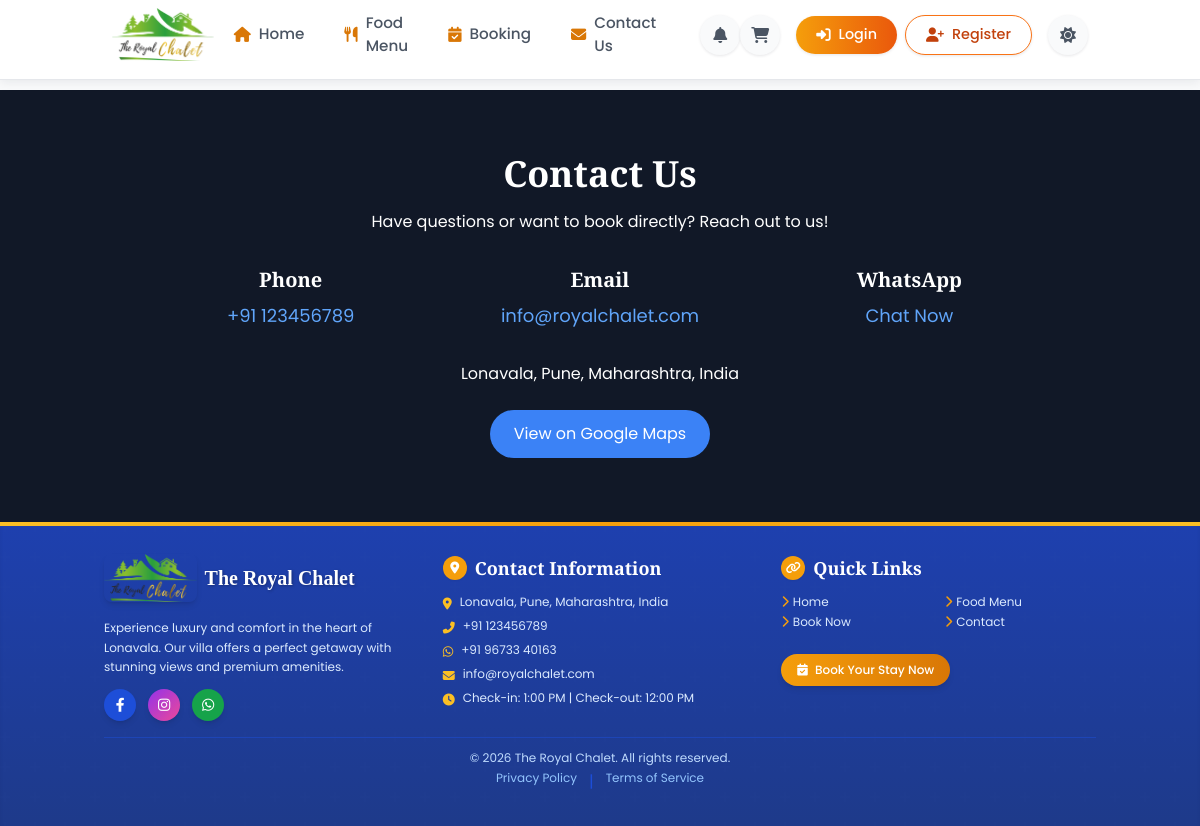
Page /contact-us on the committed database.
### models.py (models this page shows)
class VillaSettings(db.Model):
    id = db.Column(db.Integer, primary_key=True)
    setting_key = db.Column(db.String(100), unique=True, nullable=False)
    setting_value = db.Column(db.Text, nullable=False)
    description = db.Column(db.String(200))
    updated_at = db.Column(db.DateTime, default=lambda: datetime.now(timezone.utc), onupdate=lambda: datetime.now(timezone.utc))

### app.py (the view)
@app.route('/contact-us')
def contact_us():
    return render_template('standalone_contact.html')

### app.py (called while the page is built)
@app.context_processor
def inject_now():
    return {'now': datetime.now()}

@app.template_filter('format_time')
def format_time(value):
    try:
        if ':' in value:
            hours, minutes = map(int, value.split(':'))
            period = 'AM' if hours < 12 else 'PM'
            hours = hours % 12
            if hours == 0:
                hours = 12
            return f"{hours}:{minutes:02d} {period}"
        return value
    except (ValueError, AttributeError):
        return value

@app.context_processor
def inject_settings():
    settings = {}
    try:
        for setting in VillaSettings.query.all():
            settings[setting.setting_key] = setting.setting_value
    except:
        pass
    return {'villa_settings': settings}

@app.after_request
def add_header(response):
    if 'Cache-Control' not in response.headers:
        response.headers['Cache-Control'] = 'public, max-age=31536000'
    return response

### templates/standalone_contact.html
{% extends 'base.html' %}
{% block content %}
<section class="py-16 bg-gray-900 text-white">
  <div class="container mx-auto px-4 text-center">
    <h2 class="text-4xl font-bold mb-4">Contact Us</h2>
    <p class="mb-8">Have questions or want to book directly? Reach out to us!</p>
    <div class="grid grid-cols-1 md:grid-cols-3 gap-8 max-w-4xl mx-auto">
      <div class="text-center">
        <h3 class="text-xl font-bold mb-2">Phone</h3>
        <a href="tel:{{ villa_settings.get('contact_phone', '+91 96733 40163') }}" class="text-blue-400 hover:text-blue-300 text-lg">
          {{ villa_settings.get('contact_phone', '+91 96733 40163') }}
        </a>
      </div>
      <div class="text-center">
        <h3 class="text-xl font-bold mb-2">Email</h3>
        <a href="mailto:{{ villa_settings.get('contact_email', 'info@theroyalchalet.com') }}" class="text-blue-400 hover:text-blue-300 text-lg">
          {{ villa_settings.get('contact_email', 'info@theroyalchalet.com') }}
        </a>
      </div>
      <div class="text-center">
        <h3 class="text-xl font-bold mb-2">WhatsApp</h3>
        <a href="https://wa.me/{{ villa_settings.get('contact_whatsapp', '919673340163') }}?text=Hello%2C%20I%20am%20interested%20in%20booking%20The%20Royal%20Chalet." class="text-blue-400 hover:text-blue-300 text-lg">
          Chat Now
        </a>
      </div>
    </div>
    <p class="mt-8">{{ villa_settings.get('contact_address', 'Lonavala, Pune, Maharashtra, India') }}</p>
    <div class="mt-6">
      <a href="{{ villa_settings.get('google_maps_link', 'https://maps.app.goo.gl/keAEvCm7eewRqUiL7') }}" target="_blank" class="inline-block bg-blue-500 hover:bg-blue-600 text-white px-6 py-3 rounded-full transition-all duration-300">
        View on Google Maps
      </a>
    </div>
  </div>
</section>
{% endblock %}

### templates/base.html (shortened to what this page needs)
<!DOCTYPE html>
<html lang="en">
<head>
    <script src="https://cdn.tailwindcss.com"></script>
    <link rel="stylesheet" href="{{ url_for('static', filename='css/styles.min.css') }}">
    <link rel="stylesheet" href="https://unpkg.com/aos@2.3.1/dist/aos.css" />
    <link rel="stylesheet" href="https://cdnjs.cloudflare.com/ajax/libs/font-awesome/6.4.0/css/all.min.css">
</head>
<body class="bg-gray-50 dark:bg-slate-950 text-gray-800 dark:text-slate-100 min-h-screen flex flex-col transition-colors duration-300">
    <nav class="bg-white/95 dark:bg-slate-900/95 dark:backdrop-blur-md fixed w-full top-0 z-[1000] transition-all duration-300 border-b border-gray-200 dark:border-slate-700/80 header-nav">
      <div class="container mx-auto px-4 md:px-6">
        <div class="flex justify-between items-center h-full">
          <a href="{{ url_for('index') }}" class="flex items-center">
            <div class="logo-container">
              <img src="{{ url_for('static', filename='Rc.png') }}"
                 alt="Royal Chalet Logo"
                 class="h-full w-auto object-contain">
            </div>
          </a>
          <div class="hidden lg:flex items-center">
            <div class="flex">
              <a href="{{ url_for('index') }}" class="nav-item flex items-center {% if request.path == url_for('index') %}active{% endif %}">
                <i class="fas fa-home mr-2 text-amber-600"></i>Home
              </a>
              <a href="{{ url_for('menu') }}" class="nav-item flex items-center {% if request.path == url_for('menu') %}active{% endif %}">
                <i class="fas fa-utensils mr-2 text-amber-600"></i>Food Menu
              </a>
              <a href="{{ url_for('booking') }}" class="nav-item flex items-center {% if request.path == url_for('booking') %}active{% endif %}">
                <i class="fas fa-calendar-check mr-2 text-amber-600"></i>Booking
              </a>
              <a href="{{ url_for('contact') }}" class="nav-item flex items-center {% if request.path == url_for('contact') %}active{% endif %}">
                <i class="fas fa-envelope mr-2 text-amber-600"></i>Contact Us
              </a>
            </div>
            <div class="ml-6 flex items-center">
              <a href="{{ url_for('notifications_page') }}" class="icon-button relative {% if request.path == url_for('notifications_page') %}bg-amber-100 text-amber-600{% endif %}">
                <i class="fas fa-bell"></i>
                {% set unread_count = current_user.notifications|selectattr('is_read', 'equalto', false)|list|length if current_user.is_authenticated else 0 %}
              </a>
              <a href="{{ url_for('cart') }}" class="icon-button relative {% if request.path == url_for('cart') %}bg-amber-100 text-amber-600{% endif %}">
                <i class="fas fa-shopping-cart"></i>
              </a>
              {% if current_user.is_authenticated %}
                <div class="flex items-center ml-4">
                  <a href="{{ url_for('profile') }}" class="profile-button">
                    <i class="fas fa-user-circle text-amber-600 mr-2"></i>
                    <span class="max-w-[120px] truncate font-medium">{{ current_user.username }}</span>
                  </a>
                  {% if current_user.is_admin %}
                    <a href="{{ url_for('admin_dashboard') }}" class="icon-button ml-2" title="Admin Dashboard">
                      <i class="fas fa-cog"></i>
                    </a>
                  {% endif %}
                  <a href="{{ url_for('logout') }}" class="icon-button ml-2" title="Logout">
                    <i class="fas fa-sign-out-alt"></i>
                  </a>
                </div>
              {% else %}
                <div class="flex items-center ml-4">
                  <a href="{{ url_for('login') }}" class="auth-button login-button">
                    <i class="fas fa-sign-in-alt mr-2"></i> Login
                  </a>
                  <a href="{{ url_for('register') }}" class="auth-button register-button ml-2">
                    <i class="fas fa-user-plus mr-2"></i> Register
                  </a>
                </div>
              {% endif %}
              <button id="theme-toggle" class="icon-button ml-4" title="Toggle Dark Mode">
                <i class="fas fa-sun dark:hidden"></i>
              </button>
            </div>
          </div>
        </div>
      </div>
                {% set unread_count = current_user.notifications|selectattr('is_read', 'equalto', false)|list|length if current_user.is_authenticated else 0 %}
    </nav>
    <div class="content-wrapper">
    <main class="flex-grow pb-20 md:pb-0">
      {% block content %}{% endblock %}
    </main>
    <footer class="bg-gradient-to-b from-blue-800 to-blue-900 dark:from-gray-800 dark:to-gray-900 text-white py-8 shadow-inner transition-colors duration-300 relative overflow-hidden">
      <div class="absolute top-0 left-0 w-full h-1 bg-gradient-to-r from-amber-400 via-amber-500 to-amber-400"></div>
      <div class="absolute inset-0 bg-pattern opacity-5"></div>
      <div class="container mx-auto px-4 relative z-10">
        <div class="grid grid-cols-1 md:grid-cols-3 gap-6">
          <div class="flex flex-col items-center md:items-start space-y-3">
            <div class="flex items-center mb-1">
              <img src="{{ url_for('static', filename='Rc.png') }}"
                 alt="The Royal Chalet Logo"
                 class="h-12 w-auto rounded-lg shadow-md mix-blend-multiply mr-2">
              <h3 class="text-xl font-bold text-white">
                <span class="block" style="font-family: 'Brush Script MT', 'Great Vibes', 'Allura', cursive; text-shadow: 1px 1px 3px rgba(0,0,0,0.3);">
                  The Royal Chalet
                </span>
              </h3>
            </div>
            <p class="text-blue-100 dark:text-gray-300 text-xs leading-relaxed text-center md:text-left">
              Experience luxury and comfort in the heart of Lonavala. Our villa offers a perfect getaway with stunning views and premium amenities.
            </p>
            <div class="flex space-x-3 mt-2">
              <a href="https://www.facebook.com/profile.php?id=100092981711228&mibextid=rS40aB7S9Ucbxw6v" target="_blank" rel="noopener noreferrer"
                 class="bg-blue-700 hover:bg-blue-600 w-8 h-8 rounded-full flex items-center justify-center transition-all duration-300 shadow-md hover:shadow-lg hover:-translate-y-1">
                <i class="fab fa-facebook-f text-sm"></i>
              </a>
              <a href="https://www.instagram.com/villa_theroyalchalet?igsh=eWZlbTR0djFvbjIw" target="_blank" rel="noopener noreferrer"
                 class="bg-gradient-to-br from-purple-600 to-pink-500 hover:from-purple-500 hover:to-pink-400 w-8 h-8 rounded-full flex items-center justify-center transition-all duration-300 shadow-md hover:shadow-lg hover:-translate-y-1">
                <i class="fab fa-instagram text-sm"></i>
              </a>
              <a href="https://wa.me/917420080555" target="_blank" rel="noopener noreferrer"
                 class="bg-green-600 hover:bg-green-500 w-8 h-8 rounded-full flex items-center justify-center transition-all duration-300 shadow-md hover:shadow-lg hover:-translate-y-1">
                <i class="fab fa-whatsapp text-sm"></i>
              </a>
            </div>
          </div>
          <div class="flex flex-col items-center md:items-start">
            <h3 class="text-lg font-semibold mb-3 flex items-center">
              <span class="w-6 h-6 bg-amber-500 rounded-full flex items-center justify-center mr-2 shadow-sm">
                <i class="fas fa-map-marker-alt text-white text-xs"></i>
              </span>
              Contact Information
            </h3>
            <div class="space-y-2 text-xs">
              <p class="text-blue-100 dark:text-gray-300 flex items-start">
                <i class="fas fa-map-marker-alt text-amber-400 mr-2 mt-1"></i>
                <span>{{ villa_settings.get('contact_address', 'Lonavala, Pune, Maharashtra') }}</span>
              </p>
              <p class="text-blue-100 dark:text-gray-300 flex items-start">
                <i class="fas fa-phone-alt text-amber-400 mr-2 mt-1"></i>
                <span>{{ villa_settings.get('contact_phone', '+91 7420080555') }}</span>
              </p>
              <p class="text-blue-100 dark:text-gray-300 flex items-start">
                <i class="fab fa-whatsapp text-amber-400 mr-2 mt-1"></i>
                <span>{{ villa_settings.get('contact_whatsapp', '+91 7420080555') }}</span>
              </p>
              <p class="text-blue-100 dark:text-gray-300 flex items-start">
                <i class="fas fa-envelope text-amber-400 mr-2 mt-1"></i>
                <span>{{ villa_settings.get('contact_email', 'info@theroyalchalet.com') }}</span>
              </p>
              <p class="text-blue-100 dark:text-gray-300 flex items-start">
                <i class="fas fa-clock text-amber-400 mr-2 mt-1"></i>
                <span>Check-in: {{ villa_settings.get('check_in_time', '14:00') | format_time }} | Check-out: {{ villa_settings.get('check_out_time', '11:00') | format_time }}</span>
              </p>
            </div>
          </div>
          <div class="flex flex-col">
            <h3 class="text-lg font-semibold mb-3 flex items-center justify-center md:justify-start">
              <span class="w-6 h-6 bg-amber-500 rounded-full flex items-center justify-center mr-2 shadow-sm">
                <i class="fas fa-link text-white text-xs"></i>
              </span>
              Quick Links
            </h3>
            <div class="grid grid-cols-2 gap-x-3 gap-y-1 mb-4 text-xs">
              <a href="{{ url_for('index') }}" class="text-blue-100 dark:text-gray-300 hover:text-amber-400 dark:hover:text-amber-400 transition-colors duration-300 flex items-center">
                <i class="fas fa-chevron-right text-xs mr-1 text-amber-500"></i>Home
              </a>
              <a href="{{ url_for('menu') }}" class="text-blue-100 dark:text-gray-300 hover:text-amber-400 dark:hover:text-amber-400 transition-colors duration-300 flex items-center">
                <i class="fas fa-chevron-right text-xs mr-1 text-amber-500"></i>Food Menu
              </a>
              <a href="{{ url_for('booking') }}" class="text-blue-100 dark:text-gray-300 hover:text-amber-400 dark:hover:text-amber-400 transition-colors duration-300 flex items-center">
                <i class="fas fa-chevron-right text-xs mr-1 text-amber-500"></i>Book Now
              </a>
              <a href="{{ url_for('contact') }}" class="text-blue-100 dark:text-gray-300 hover:text-amber-400 dark:hover:text-amber-400 transition-colors duration-300 flex items-center">
                <i class="fas fa-chevron-right text-xs mr-1 text-amber-500"></i>Contact
              </a>
            </div>
            <div class="mt-2 flex justify-center md:justify-start">
              <a href="{{ url_for('booking') }}" class="inline-block bg-gradient-to-r from-amber-500 to-amber-600 hover:from-amber-400 hover:to-amber-500 text-white px-4 py-2 rounded-full text-xs font-medium transition-all duration-300 shadow-md hover:shadow-lg transform hover:-translate-y-1">
                <i class="fas fa-calendar-check mr-1"></i> Book Your Stay Now
              </a>
            </div>
          </div>
        </div>
        <div class="mt-4 pt-3 border-t border-blue-700/50 dark:border-gray-700/50 text-center">
          <p class="text-blue-200 dark:text-gray-400 text-xs">&copy; {{ now.year }} The Royal Chalet. All rights reserved.</p>
          <div class="mt-1 flex justify-center space-x-3">
            <a href="#" class="text-blue-300 dark:text-gray-500 hover:text-amber-400 dark:hover:text-amber-400 text-xs transition-colors duration-300">Privacy Policy</a>
            <span class="text-blue-700 dark:text-gray-600">|</span>
            <a href="#" class="text-blue-300 dark:text-gray-500 hover:text-amber-400 dark:hover:text-amber-400 text-xs transition-colors duration-300">Terms of Service</a>
          </div>
        </div>
      </div>
    </footer>
    </div>
</body>
</html>

### templates/base.html (style rules this page uses)
body { font-family: 'Poppins', 'Open Sans', 'sans-serif'; font-size: 16px; line-height: 1.6; color: #333; }
h1, h2, h3, h4, h5, h6 { font-family: 'Playfair Display', serif; font-weight: 600; line-height: 1.3; }
h2 { font-size: 2rem; }
h3 { font-size: 1.75rem; }
p { margin-bottom: 1rem; }
.content-wrapper { padding-top: 90px; }

### rows in the picture
VillaSettings: get "+91 123456789"
VillaSettings: get "info@royalchalet.com"
VillaSettings: get "Lonavala, Pune, Maharashtra, India"
VillaSettings: get "+91 96733 40163"
VillaSettings: get "1:00 PM"
VillaSettings: get "12:00 PM"
